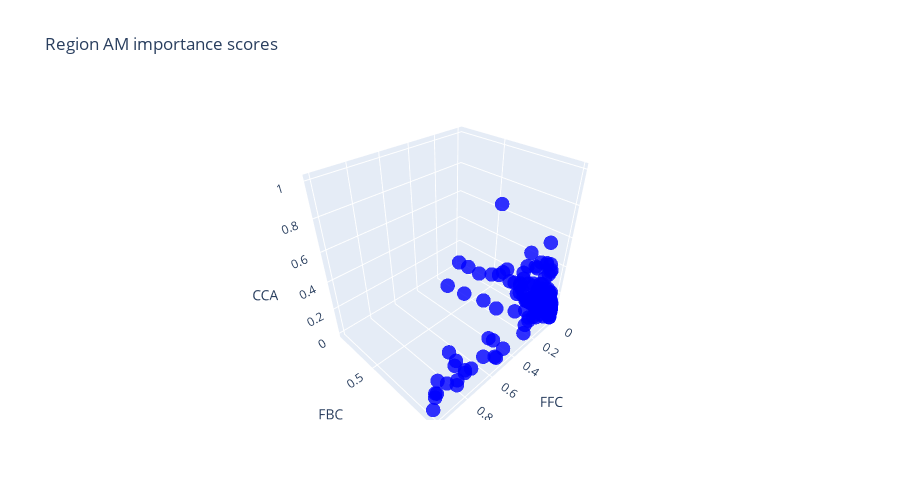

Write notebook code for a chart like this one.
### Code cell
DIM = 25  
region = 'AM'


x = importance_scores[region]['PCA'][DIM]
y = importance_scores[region]['LQGCA'][DIM]
z = importance_scores[region]['CCA'][DIM]

init_notebook_mode(connected=True)
fig = go.Figure(data=[go.Scatter3d( x=x, y=y,  z=z,
                                    mode='markers', marker=dict( size=5, color='blue', opacity=0.8 ) )])

fig.update_layout( scene=dict( xaxis=dict(title='FFC'), yaxis=dict(title='FBC', autorange='reversed'),  zaxis=dict(title='CCA'),
                    camera=dict(eye=dict(x=1.25, y=1.25, z=1.25)) ), title=f'Region {region} importance scores', height=500 )


fig.show()
#iplot(fig)

### Figure 1 — Plotly figure (JSON) as saved in the notebook; plotly's stock layout.template omitted (floating-point values rounded to 4 significant figures; data arrays with more than 128 entries replaced by an {"elided": "..."} marker saying what was removed)
{"data": [{"marker": {"color": "blue", "opacity": 0.8, "size": 5}, "mode": "markers", "type": "scatter3d", "x": {"elided": "371 float values"}, "y": {"elided": "371 float values"}, "z": {"elided": "371 float values"}}], "layout": {"height": 500, "scene": {"camera": {"eye": {"x": 1.25, "y": 1.25, "z": 1.25}}, "xaxis": {"title": {"text": "FFC"}}, "yaxis": {"autorange": "reversed", "title": {"text": "FBC"}}, "zaxis": {"title": {"text": "CCA"}}}, "title": {"text": "Region AM importance scores"}}}
